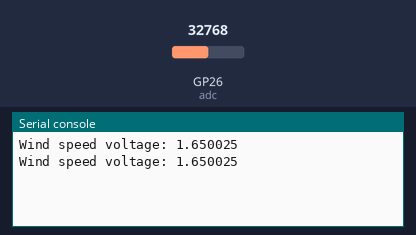
Simulated run of this program. Board: Raspberry Pi Pico running MicroPython. Parts: the last lines printed to the serial console. Inputs (shaded band) come from the test bench; at power-on: GP26 (adc) = 32768 (analog values on the 0–65535 scale).

Above: at 1.2 s.
1.3 s: GP26 (adc) set to 45874
At 2.6 s:
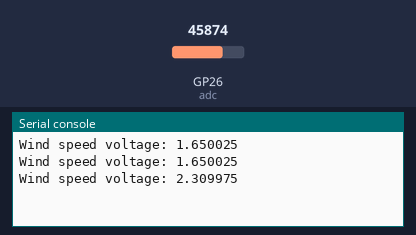
2.8 s: GP26 (adc) set to 57670
At 3.6 s:
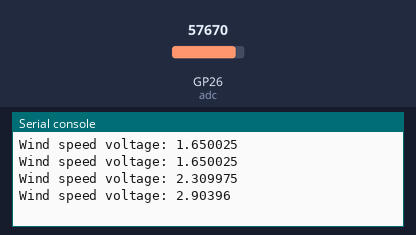
Timing chart, 0 to 5.8 s (numbered marks = the images above; inputs shaded):
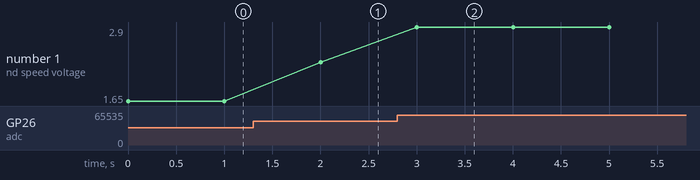

The program:

Wind_Scouting.py
```python
from machine import ADC, Pin
import utime

# Initialize the ADC pin
adc = ADC(Pin(26))  # GP26 corresponds to ADC0

def anemometer_reading():
    # Read the ADC value
    adc_value = adc.read_u16()
    # Convert the ADC value to voltage (3.3V reference, 16-bit resolution)
    voltage = adc_value * 3.3 / 65535
    return voltage

while True:
    voltage = anemometer_reading()
    # Print the voltage (which corresponds to wind speed)
    print("Wind speed voltage:", voltage)
    utime.sleep(1)
```

Measured:
- after the input at 1.3 s, the serial console: prints a new line after 0.70 s (image 1)
- after the input at 2.8 s, the serial console: prints a new line after 0.20 s (image 2)
- plotted number 1: 1.65 → 2.31 after the input at 1.3 s, 2.31 → 2.9 after the input at 2.8 s
